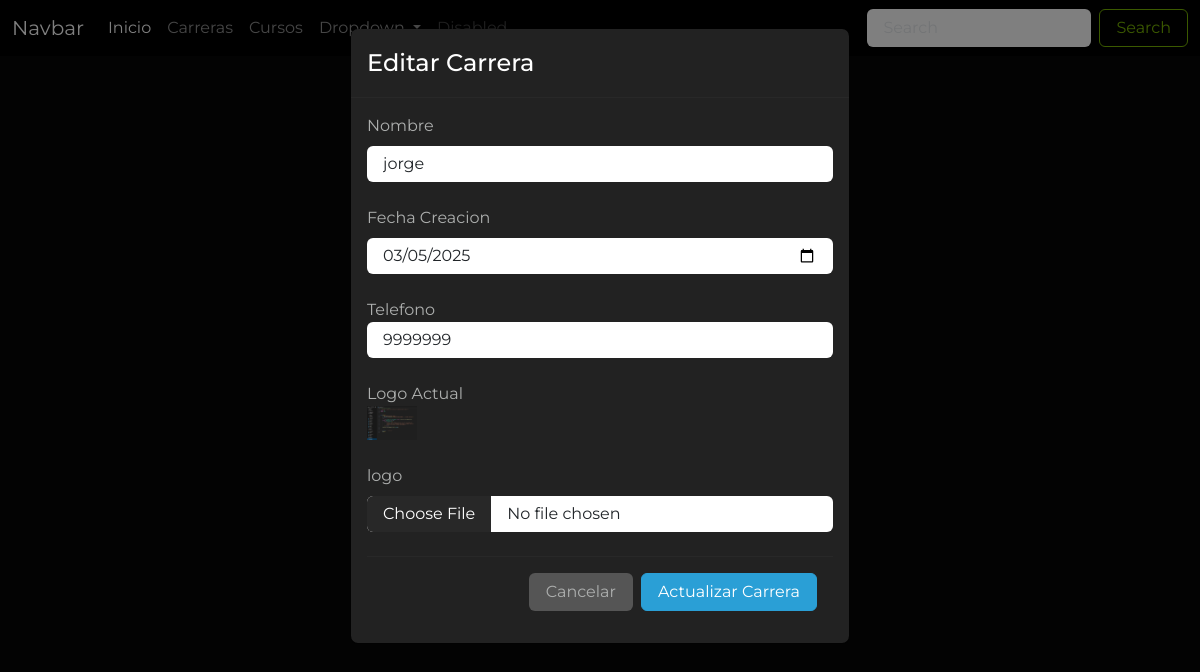
/editar_carrera/11, run on the app's committed database.
### Aplicaciones/Educacion/models.py (models this page shows, shortened)
class Carrera(models.Model):
    id_car=models.AutoField(primary_key=True)
    nombre_car=models.CharField(max_length=50)
    fecha_creacion_car=models.DateField()
    telefono_car=models.CharField(max_length=10)
    logo_car=models.FileField(upload_to='carreras', null=True)

### Aplicaciones/Educacion/views/carrera_views.py (the view)
# urls.py: path('editar_carrera/<id>', carrera_views.editar_carrera, name="editar_carrera"),
def editar_carrera(request, id):
    carreraDb = Carrera.objects.get(id_car=id)
    return render(request, 'editar_carrera.html', { "carrera": carreraDb })

### Aplicaciones/Educacion/templates/editar_carrera.html (shortened to what this page needs)
{% extends 'plantilla.html' %}
{% load static %}
{% block contenido %}
<div class="container">
  <h1 class="mt-5 text-center">Editar Carrera</h1>
</div>
<div class="modal fade" id="exampleModal" tabindex="-1" aria-labelledby="exampleModalLabel" aria-hidden="true" data-bs-backdrop="static">
    <div class="modal-dialog">
      <div class="modal-content">
        <div class="modal-header">
          <h1 class="modal-title fs-5" id="exampleModalLabel">Editar Carrera</h1>
        </div>
        <div class="modal-body">
         <form action="{% url 'procesar_editar_carrera' %}" method="post" enctype="multipart/form-data">
            <div class="mb-4">
                <label for="" class="form-label">Nombre</label>
                <input type="text" class="form-control" id="nombre_car" name="nombre_car" value="{{carrera.nombre_car}}" placeholder="Sistemas de información" required >
            </div>
            <div class="mb-4">
                <label for="" class="form-label">Fecha Creacion</label>
                <input type="date" class="form-control" id="fecha_creacion_car" name="fecha_creacion_car"  value="{{carrera.fecha_creacion_car|date:'Y-m-d'}}" required >
            </div>
             <div class="mb-4">Telefono</label>
                <input type="text" class="form-control" id="telefono_car" name="telefono_car" value="{{carrera.telefono_car}}" placeholder="Telefono" required >
            </div>
            <div class="mb-4">Logo Actual</label>
              <br>
              {% if carrera.logo_car %}
                  <img src="{{carrera.logo_car.url}}" alt="" width="50">
              {% else %}
                  <p>S/N</p>
              {% endif %}
          </div>
            <div class="mb-4">
              <label for="" class="form-label">logo</label>
              <input type="file" class="form-control" id="logo_car" name="logo_car" accept="image/*">
          </div>
            <div class="modal-footer">
                <a href="{% url 'carreras' %}"  type="button" class="btn bg-secondary">Cancelar</a>
                <button type="submit" class="btn btn-primary">Actualizar Carrera</button>
            </div>
         </form>
        </div>
      </div>
    </div>
</div>
{% endblock contenido %}

### universidad/static/css/styles.css (style rules this page uses)
body { font-family: "Montserrat", sans-serif !important; font-optical-sizing: auto; font-style: normal; }

### data on the page
Carrera: nombre_car "jorge", fecha_creacion_car "03/05/2025", telefono_car "9999999", logo_car (picture)
